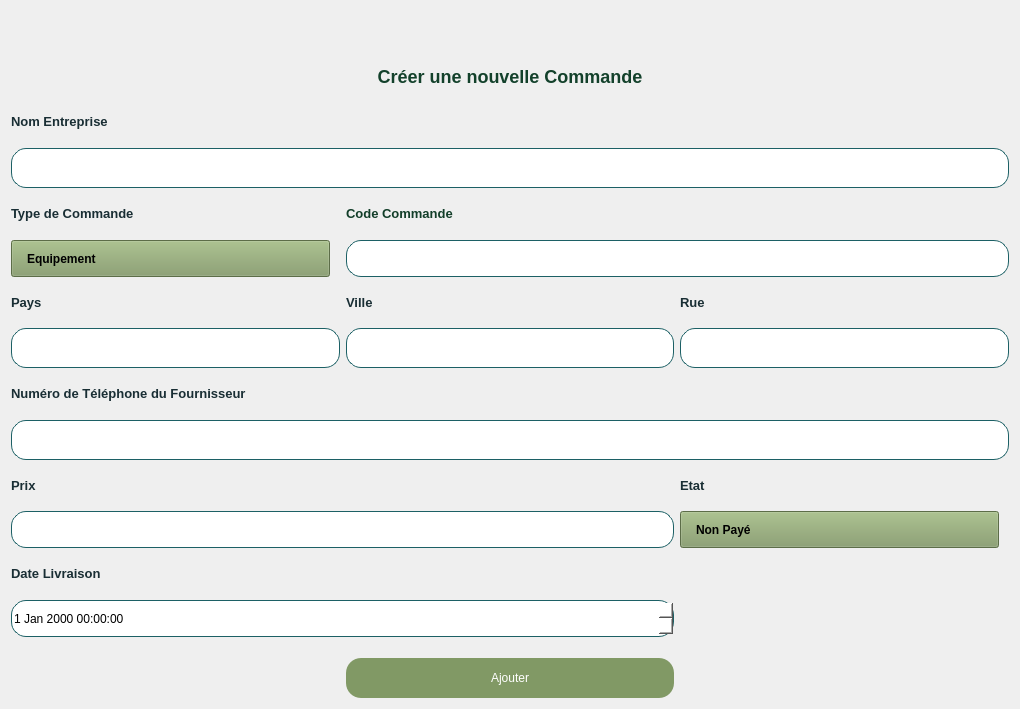
         <widget class="QWidget" name="scrollAreaWidgetContents_3">
          <property name="geometry">
           <rect>
            <x>0</x>
            <y>0</y>
            <width>1020</width>
            <height>709</height>
           </rect>
          </property>
          <property name="sizePolicy">
           <sizepolicy hsizetype="Expanding" vsizetype="Expanding">
            <horstretch>0</horstretch>
            <verstretch>0</verstretch>
           </sizepolicy>
          </property>
          <layout class="QGridLayout" name="gridLayout_5">
           <item row="13" column="2">
            <widget class="QLabel" name="label_23">
             <property name="styleSheet">
              <string notr="true">font-weight:600;</string>
             </property>
             <property name="text">
              <string>&lt;html&gt;&lt;head/&gt;&lt;body&gt;&lt;p&gt;&lt;span style=&quot; font-size:10pt; color:#192e34;&quot;&gt;Rue&lt;/span&gt;&lt;/p&gt;&lt;/body&gt;&lt;/html&gt;</string>
             </property>
            </widget>
           </item>
           <item row="20" column="0">
            <widget class="QLabel" name="label_24">
             <property name="styleSheet">
              <string notr="true">font-weight:600;</string>
             </property>
             <property name="text">
              <string>&lt;html&gt;&lt;head/&gt;&lt;body&gt;&lt;p&gt;&lt;span style=&quot; font-size:10pt; color:#192e34;&quot;&gt;Numéro de Téléphone du Fournisseur&lt;/span&gt;&lt;/p&gt;&lt;/body&gt;&lt;/html&gt;</string>
             </property>
            </widget>
           </item>
           <item row="14" column="0">
            <widget class="QLineEdit" name="lineEdit_24">
             <property name="sizePolicy">
              <sizepolicy hsizetype="Preferred" vsizetype="Preferred">
               <horstretch>0</horstretch>
               <verstretch>0</verstretch>
              </sizepolicy>
             </property>
             <property name="styleSheet">
              <string notr="true">border:solid;
border-color:rgb(28,96,101);
border-width:1px;
background-color:rgb(255,255,255);
border-radius:15px;
height:35px;</string>
             </property>
            </widget>
           </item>
           <item row="13" column="0">
            <widget class="QLabel" name="label_30">
             <property name="styleSheet">
              <string notr="true">font-weight:600;</string>
             </property>
             <property name="text">
              <string>&lt;html&gt;&lt;head/&gt;&lt;body&gt;&lt;p&gt;&lt;span style=&quot; font-size:10pt; color:#192e34;&quot;&gt;Pays&lt;/span&gt;&lt;/p&gt;&lt;/body&gt;&lt;/html&gt;</string>
             </property>
            </widget>
           </item>
           <item row="14" column="1">
            <widget class="QLineEdit" name="lineEdit_23">
             <property name="sizePolicy">
              <sizepolicy hsizetype="Preferred" vsizetype="Preferred">
               <horstretch>0</horstretch>
               <verstretch>0</verstretch>
              </sizepolicy>
             </property>
             <property name="styleSheet">
              <string notr="true">border:solid;
border-color:rgb(28,96,101);
border-width:1px;
background-color:rgb(255,255,255);
border-radius:15px;</string>
             </property>
            </widget>
           </item>
           <item row="22" column="0">
            <widget class="QLabel" name="label_29">
             <property name="styleSheet">
              <string notr="true">font-weight:600;</string>
             </property>
             <property name="text">
              <string>&lt;html&gt;&lt;head/&gt;&lt;body&gt;&lt;p&gt;&lt;span style=&quot; font-size:10pt; color:#192e34;&quot;&gt;Prix&lt;/span&gt;&lt;/p&gt;&lt;/body&gt;&lt;/html&gt;</string>
             </property>
            </widget>
           </item>
           <item row="23" column="0" colspan="2">
            <widget class="QLineEdit" name="lineEdit_22">
             <property name="sizePolicy">
              <sizepolicy hsizetype="Preferred" vsizetype="Preferred">
               <horstretch>0</horstretch>
               <verstretch>0</verstretch>
              </sizepolicy>
             </property>
             <property name="styleSheet">
              <string notr="true">border:solid;
border-color:rgb(28,96,101);
border-width:1px;
background-color:rgb(255,255,255);

border-radius:15px;
height:35px;</string>
             </property>
            </widget>
           </item>
           <item row="5" column="1">
            <widget class="QLabel" name="label_32">
             <property name="styleSheet">
              <string notr="true">text-align:center;
color:rgb(19,65,43);
font-size:18px;</string>
             </property>
             <property name="text">
              <string>&lt;html&gt;&lt;head/&gt;&lt;body&gt;&lt;p align=&quot;center&quot;&gt;&lt;span style=&quot; font-weight:700;&quot;&gt;Créer une nouvelle Commande&lt;/span&gt;&lt;/p&gt;&lt;/body&gt;&lt;/html&gt;</string>
             </property>
            </widget>
           </item>
           <item row="23" column="2">
            <widget class="QComboBox" name="comboBox_6">
             <property name="styleSheet">
              <string notr="true">QComboBox
{
margin-right:10px;
appearance:none;
padding-left:15px;
padding-right:20px;
font-weight:600;
background-color:rgb(129,153,101);
height:35px;
}
QComboBox::drop-down {
	border:none;
}
QComboBox::down-arrow {
		image:url(:/Purestay/images/icones/arrow.png);
	padding-right:20px;
	width:20px;
	color:white;
}

QComboBox::QListView {
background-color:rgb(129,153,101);
}

QComboBox::QListViewItem {
background-color:rgb(129,153,101);
}





</string>
             </property>
             <item>
              <property name="text">
               <string>Non Payé</string>
              </property>
             </item>
             <item>
              <property name="text">
               <string>Payé</string>
              </property>
             </item>
            </widget>
           </item>
           <item row="7" column="0">
            <widget class="QLabel" name="label_25">
             <property name="styleSheet">
              <string notr="true">color:rgb(19,65,43);
font-weight:600;

</string>
             </property>
             <property name="text">
              <string>&lt;html&gt;&lt;head/&gt;&lt;body&gt;&lt;p&gt;&lt;span style=&quot; font-size:10pt; color:#192e34;&quot;&gt;Nom Entreprise&lt;/span&gt;&lt;/p&gt;&lt;/body&gt;&lt;/html&gt;</string>
             </property>
            </widget>
           </item>
           <item row="11" column="0">
            <widget class="QComboBox" name="comboBox_5">
             <property name="styleSheet">
              <string notr="true">QComboBox
{
margin-right:10px;
appearance:none;
padding-left:15px;
padding-right:20px;
font-weight:600;
background-color:rgb(129,153,101);
height:35px;
}
QComboBox::drop-down {
	border:none;
}
QComboBox::down-arrow {
	image:url(:/Purestay/images/icones/arrow.png);
	padding-right:20px;
	width:20px;
	color:white;
}

QComboBox::QListView {
background-color:rgb(129,153,101);
}

QComboBox::QListViewItem {
background-color:rgb(129,153,101);
}





</string>
             </property>
             <item>
              <property name="text">
               <string>Equipement</string>
              </property>
             </item>
             <item>
              <property name="text">
               <string>Alimentation</string>
              </property>
             </item>
             <item>
              <property name="text">
               <string>Uniformes</string>
              </property>
             </item>
             <item>
              <property name="text">
               <string>Décorations</string>
              </property>
             </item>
             <item>
              <property name="text">
               <string>Fournitures</string>
              </property>
             </item>
            </widget>
           </item>
           <item row="13" column="1">
            <widget class="QLabel" name="label_28">
             <property name="styleSheet">
              <string notr="true">font-weight:600;</string>
             </property>
             <property name="text">
              <string>&lt;html&gt;&lt;head/&gt;&lt;body&gt;&lt;p&gt;&lt;span style=&quot; font-size:10pt; color:#192e34;&quot;&gt;Ville&lt;/span&gt;&lt;/p&gt;&lt;/body&gt;&lt;/html&gt;</string>
             </property>
            </widget>
           </item>
           <item row="8" column="0" colspan="3">
            <widget class="QLineEdit" name="lineEdit_21">
             <property name="sizePolicy">
              <sizepolicy hsizetype="Preferred" vsizetype="Preferred">
               <horstretch>0</horstretch>
               <verstretch>0</verstretch>
              </sizepolicy>
             </property>
             <property name="styleSheet">
              <string notr="true">border:solid;
border-color:rgb(28,96,101);
border-width:1px;
background-color:rgb(255,255,255);

border-radius:15px;
height:35px;</string>
             </property>
            </widget>
           </item>
           <item row="14" column="2">
            <widget class="QLineEdit" name="lineEdit_26">
             <property name="sizePolicy">
              <sizepolicy hsizetype="Preferred" vsizetype="Preferred">
               <horstretch>0</horstretch>
               <verstretch>0</verstretch>
              </sizepolicy>
             </property>
             <property name="styleSheet">
              <string notr="true">border:solid;
border-color:rgb(28,96,101);
border-width:1px;
background-color:rgb(255,255,255);
border-radius:15px;</string>
             </property>
            </widget>
           </item>
           <item row="4" column="0" colspan="2">
            <widget class="QWidget" name="widget_3" native="true"/>
           </item>
           <item row="9" column="0">
            <widget class="QLabel" name="label_31">
             <property name="styleSheet">
              <string notr="true">color:rgb(19,65,43);
font-weight:600;</string>
             </property>
             <property name="text">
              <string>&lt;html&gt;&lt;head/&gt;&lt;body&gt;&lt;p&gt;&lt;span style=&quot; font-size:10pt; color:#192e34;&quot;&gt;Type de Commande&lt;/span&gt;&lt;/p&gt;&lt;/body&gt;&lt;/html&gt;</string>
             </property>
            </widget>
           </item>
           <item row="24" column="0">
            <widget class="QLabel" name="label_27">
             <property name="styleSheet">
              <string notr="true">font-weight:600;</string>
             </property>
             <property name="text">
              <string>&lt;html&gt;&lt;head/&gt;&lt;body&gt;&lt;p&gt;&lt;span style=&quot; font-size:10pt; color:#192e34;&quot;&gt;Date Livraison&lt;/span&gt;&lt;/p&gt;&lt;/body&gt;&lt;/html&gt;</string>
             </property>
            </widget>
           </item>
           <item row="21" column="0" colspan="3">
            <widget class="QLineEdit" name="lineEdit_25">
             <property name="sizePolicy">
              <sizepolicy hsizetype="Preferred" vsizetype="Preferred">
               <horstretch>0</horstretch>
               <verstretch>0</verstretch>
              </sizepolicy>
             </property>
             <property name="styleSheet">
              <string notr="true">border:solid;
border-color:rgb(28,96,101);
border-width:1px;
background-color:rgb(255,255,255);

border-radius:15px;
height:35px;</string>
             </property>
            </widget>
           </item>
           <item row="9" column="1">
            <widget class="QLabel" name="label_33">
             <property name="styleSheet">
              <string notr="true">color:rgb(19, 63, 43);
font-weight:600;</string>
             </property>
             <property name="text">
              <string>&lt;html&gt;&lt;head/&gt;&lt;body&gt;&lt;p&gt;&lt;span style=&quot; font-size:10pt; color:#123e29;&quot;&gt;Code Commande&lt;/span&gt;&lt;/p&gt;&lt;/body&gt;&lt;/html&gt;</string>
             </property>
            </widget>
           </item>
           <item row="11" column="1" colspan="2">
            <widget class="QLineEdit" name="lineEdit_20">
             <property name="sizePolicy">
              <sizepolicy hsizetype="Preferred" vsizetype="Preferred">
               <horstretch>0</horstretch>
               <verstretch>0</verstretch>
              </sizepolicy>
             </property>
             <property name="styleSheet">
              <string notr="true">border:solid;
border-color:rgb(28,96,101);
border-width:1px;
background-color:rgb(255,255,255);

border-radius:15px;
height:35px;</string>
             </property>
            </widget>
           </item>
           <item row="26" column="1">
            <widget class="QPushButton" name="pushButton_21">
             <property name="styleSheet">
              <string notr="true">border-radius:15px;
margin-top:15px;
height:40px;
background-color:rgb(129,153,101);
color: white;</string>
             </property>
             <property name="text">
              <string>Ajouter</string>
             </property>
            </widget>
           </item>
           <item row="22" column="2">
            <widget class="QLabel" name="label_26">
             <property name="styleSheet">
              <string notr="true">font-weight:600;</string>
             </property>
             <property name="text">
              <string>&lt;html&gt;&lt;head/&gt;&lt;body&gt;&lt;p&gt;&lt;span style=&quot; font-size:10pt; color:#192e34;&quot;&gt;Etat&lt;/span&gt;&lt;/p&gt;&lt;/body&gt;&lt;/html&gt;</string>
             </property>
            </widget>
           </item>
           <item row="25" column="0" colspan="2">
            <widget class="QDateTimeEdit" name="dateTimeEdit">
             <property name="styleSheet">
              <string notr="true">QDateTimeEdit
{
border:solid;
border-color:rgb(28,96,101);
border-width:1px;
background-color:rgb(255,255,255);
border-radius:15px;
height:35px;
}
QDateTimeEdit::drop-down
{
border:0;
border-width:0px;
}</string>
             </property>
            </widget>
           </item>
          </layout>
         </widget>
